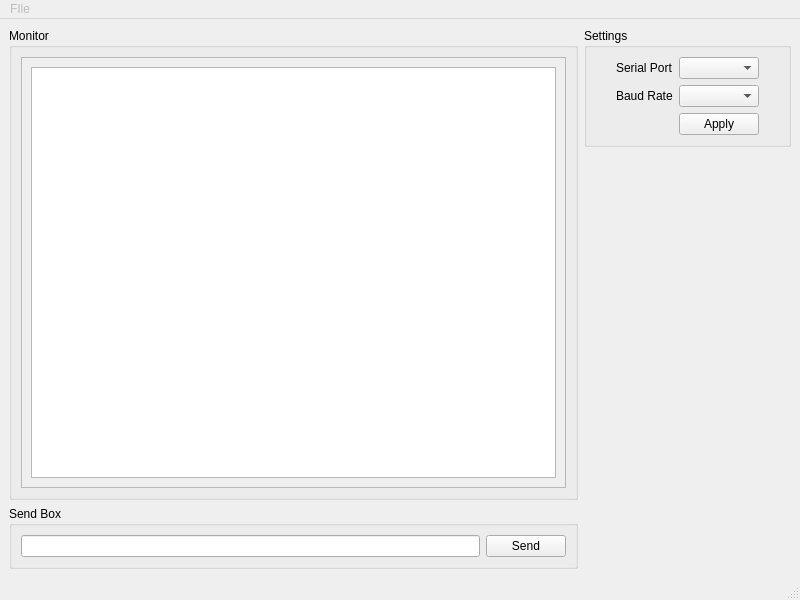
<?xml version="1.0" encoding="UTF-8"?>
<ui version="4.0">
 <class>MainWindow</class>
 <widget class="QMainWindow" name="MainWindow">
  <property name="enabled">
   <bool>true</bool>
  </property>
  <property name="geometry">
   <rect>
    <x>0</x>
    <y>0</y>
    <width>800</width>
    <height>600</height>
   </rect>
  </property>
  <property name="windowTitle">
   <string>MainWindow</string>
  </property>
  <widget class="QWidget" name="centralwidget">
   <property name="sizePolicy">
    <sizepolicy hsizetype="Preferred" vsizetype="Preferred">
     <horstretch>0</horstretch>
     <verstretch>0</verstretch>
    </sizepolicy>
   </property>
   <layout class="QGridLayout" name="gridLayout_3">
    <property name="sizeConstraint">
     <enum>QLayout::SetDefaultConstraint</enum>
    </property>
    <item row="0" column="0" rowspan="2">
     <widget class="QGroupBox" name="groupBox">
      <property name="title">
       <string>Monitor</string>
      </property>
      <layout class="QGridLayout" name="gridLayout_2" rowstretch="0" columnstretch="0">
       <property name="sizeConstraint">
        <enum>QLayout::SetDefaultConstraint</enum>
       </property>
       <property name="spacing">
        <number>6</number>
       </property>
       <item row="0" column="0">
        <widget class="QScrollArea" name="scrollArea">
         <property name="widgetResizable">
          <bool>true</bool>
         </property>
         <widget class="QWidget" name="scrollAreaWidgetContents">
          <property name="geometry">
           <rect>
            <x>0</x>
            <y>0</y>
            <width>547</width>
            <height>446</height>
           </rect>
          </property>
          <layout class="QGridLayout" name="gridLayout_4">
           <item row="0" column="1">
            <widget class="QTextEdit" name="monitor"/>
           </item>
          </layout>
         </widget>
        </widget>
       </item>
      </layout>
     </widget>
    </item>
    <item row="0" column="1">
     <widget class="QGroupBox" name="settingsBox">
      <property name="sizePolicy">
       <sizepolicy hsizetype="Preferred" vsizetype="Fixed">
        <horstretch>0</horstretch>
        <verstretch>0</verstretch>
       </sizepolicy>
      </property>
      <property name="title">
       <string>Settings</string>
      </property>
      <layout class="QGridLayout" name="gridLayout" columnstretch="0,0,0,0">
       <item row="1" column="0">
        <spacer name="horizontalSpacer">
         <property name="orientation">
          <enum>Qt::Horizontal</enum>
         </property>
         <property name="sizeType">
          <enum>QSizePolicy::Fixed</enum>
         </property>
         <property name="sizeHint" stdset="0">
          <size>
           <width>20</width>
           <height>20</height>
          </size>
         </property>
        </spacer>
       </item>
       <item row="0" column="1">
        <widget class="QLabel" name="serialPortLabel">
         <property name="text">
          <string>Serial Port</string>
         </property>
         <property name="alignment">
          <set>Qt::AlignLeading|Qt::AlignLeft|Qt::AlignVCenter</set>
         </property>
        </widget>
       </item>
       <item row="1" column="1">
        <widget class="QLabel" name="baudRateLabel">
         <property name="text">
          <string>Baud Rate</string>
         </property>
         <property name="alignment">
          <set>Qt::AlignLeading|Qt::AlignLeft|Qt::AlignVCenter</set>
         </property>
        </widget>
       </item>
       <item row="1" column="2">
        <widget class="QComboBox" name="baudRateComboBox"/>
       </item>
       <item row="0" column="2">
        <widget class="QComboBox" name="serialPortComboBox"/>
       </item>
       <item row="1" column="3">
        <spacer name="horizontalSpacer_2">
         <property name="orientation">
          <enum>Qt::Horizontal</enum>
         </property>
         <property name="sizeType">
          <enum>QSizePolicy::Fixed</enum>
         </property>
         <property name="sizeHint" stdset="0">
          <size>
           <width>20</width>
           <height>20</height>
          </size>
         </property>
        </spacer>
       </item>
       <item row="2" column="2">
        <widget class="QPushButton" name="applyPushButton">
         <property name="enabled">
          <bool>true</bool>
         </property>
         <property name="focusPolicy">
          <enum>Qt::StrongFocus</enum>
         </property>
         <property name="layoutDirection">
          <enum>Qt::LeftToRight</enum>
         </property>
         <property name="autoFillBackground">
          <bool>false</bool>
         </property>
         <property name="text">
          <string>Apply</string>
         </property>
         <property name="autoDefault">
          <bool>false</bool>
         </property>
        </widget>
       </item>
      </layout>
     </widget>
    </item>
    <item row="2" column="0">
     <widget class="QGroupBox" name="groupBox_2">
      <property name="sizePolicy">
       <sizepolicy hsizetype="Preferred" vsizetype="Fixed">
        <horstretch>0</horstretch>
        <verstretch>0</verstretch>
       </sizepolicy>
      </property>
      <property name="title">
       <string>Send Box</string>
      </property>
      <layout class="QHBoxLayout" name="horizontalLayout">
       <property name="sizeConstraint">
        <enum>QLayout::SetDefaultConstraint</enum>
       </property>
       <item>
        <widget class="QLineEdit" name="sendLineEdit"/>
       </item>
       <item>
        <widget class="QPushButton" name="pushButton">
         <property name="text">
          <string>Send</string>
         </property>
        </widget>
       </item>
      </layout>
     </widget>
    </item>
   </layout>
  </widget>
  <widget class="QMenuBar" name="menubar">
   <property name="enabled">
    <bool>false</bool>
   </property>
   <property name="geometry">
    <rect>
     <x>0</x>
     <y>0</y>
     <width>800</width>
     <height>21</height>
    </rect>
   </property>
   <widget class="QMenu" name="menuFIle">
    <property name="title">
     <string>FIle</string>
    </property>
    <addaction name="actionConnect"/>
    <addaction name="actionDisconnct"/>
    <addaction name="actionQuit"/>
   </widget>
   <addaction name="menuFIle"/>
  </widget>
  <widget class="QStatusBar" name="statusbar"/>
  <action name="actionConnect">
   <property name="text">
    <string>Connect</string>
   </property>
  </action>
  <action name="actionDisconnct">
   <property name="text">
    <string>Disconnct</string>
   </property>
  </action>
  <action name="actionQuit">
   <property name="text">
    <string>Quit</string>
   </property>
  </action>
 </widget>
 <resources/>
 <connections/>
</ui>
